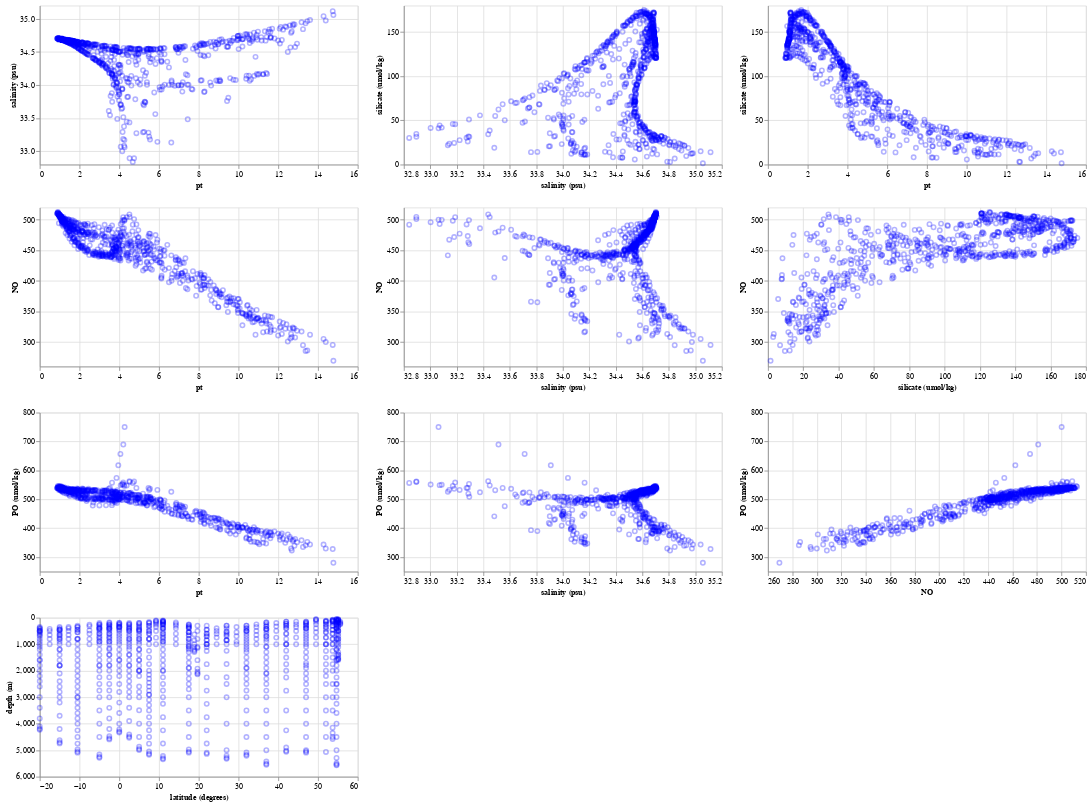

Write notebook code for a chart like this one.
### Markdown cell above
Read in the data frame and rename the columns

### Code cell
import altair as alt

CHART_WIDTH=400
CHART_HEIGHT=200
FONTSIZE=10


#convenience functions to turn off default altair behaviour of including
# zero in the axis even if no points are at 0
def nozero_xaxis(field_name):
  return alt.X(field_name, scale=alt.Scale(zero=False))

def nozero_yaxis(field_name, domain=None):
  if (domain is None):
    return alt.Y(field_name, scale=alt.Scale(zero=False))
  else:
    return alt.Y(field_name, scale=alt.Scale(zero=False, domain=domain))

interval_selection = alt.selection_interval()
color = alt.condition(interval_selection, alt.value('blue'), alt.value('lightgray'))

tooltip_columns = (
    ['latitude (degrees)', 'longitude (degrees)', 'depth (m)'])

#base chart for displaying the observed points
basechart = alt.Chart(gp15_dataset).mark_point(opacity=0.3).encode(
  color=color,
  tooltip=tooltip_columns
).properties(width=CHART_WIDTH,
             height=CHART_HEIGHT
).add_selection(interval_selection)


def create_scatter(xaxis, yaxis):
  return basechart.encode(nozero_xaxis(xaxis), nozero_yaxis(yaxis))
  #return archetype_basechart.encode(nozero_xaxis(xaxis), nozero_yaxis(yaxis))


#compose the whole layout
alt.vconcat(
(create_scatter('pt','salinity (psu)')
| create_scatter('salinity (psu)', 'silicate (umol/kg)')
| create_scatter('pt','silicate (umol/kg)')),

(create_scatter('pt','NO')
| create_scatter('salinity (psu)', 'NO')
| create_scatter('silicate (umol/kg)','NO')),
 
(create_scatter('pt','PO (umol/kg)')
| create_scatter('salinity (psu)', 'PO (umol/kg)')
| create_scatter('NO', 'PO (umol/kg)')),

(basechart.encode(nozero_xaxis('latitude (degrees)'),
                  nozero_yaxis('depth (m)', domain=(6000, 0))))

).configure_axis(labelFontSize=FONTSIZE,
                 titleFontSize=FONTSIZE)#.properties(padding=0, spacing=0)
# the padding/spacing doesn't propagate to subcharts propertly

### Figure 1 — Vega-Lite specification as saved in the notebook (floating-point values rounded to 4 significant figures; data arrays with more than 128 entries replaced by an {"elided": "..."} marker saying what was removed)
{"config": {"view": {"continuousWidth": 400, "continuousHeight": 300}, "axis": {"labelFontSize": 10, "titleFontSize": 10}}, "vconcat": [{"hconcat": [{"mark": {"type": "point", "opacity": 0.3}, "encoding": {"color": {"condition": {"value": "blue", "selection": "selector008"}, "value": "lightgray"}, "tooltip": [{"type": "quantitative", "field": "latitude (degrees)"}, {"type": "quantitative", "field": "longitude (degrees)"}, {"type": "quantitative", "field": "depth (m)"}], "x": {"type": "quantitative", "field": "pt", "scale": {"zero": false}}, "y": {"type": "quantitative", "field": "salinity (psu)", "scale": {"zero": false}}}, "height": 200, "selection": {"selector008": {"type": "interval"}}, "width": 400}, {"mark": {"type": "point", "opacity": 0.3}, "encoding": {"color": {"condition": {"value": "blue", "selection": "selector008"}, "value": "lightgray"}, "tooltip": [{"type": "quantitative", "field": "latitude (degrees)"}, {"type": "quantitative", "field": "longitude (degrees)"}, {"type": "quantitative", "field": "depth (m)"}], "x": {"type": "quantitative", "field": "salinity (psu)", "scale": {"zero": false}}, "y": {"type": "quantitative", "field": "silicate (umol/kg)", "scale": {"zero": false}}}, "height": 200, "selection": {"selector008": {"type": "interval"}}, "width": 400}, {"mark": {"type": "point", "opacity": 0.3}, "encoding": {"color": {"condition": {"value": "blue", "selection": "selector008"}, "value": "lightgray"}, "tooltip": [{"type": "quantitative", "field": "latitude (degrees)"}, {"type": "quantitative", "field": "longitude (degrees)"}, {"type": "quantitative", "field": "depth (m)"}], "x": {"type": "quantitative", "field": "pt", "scale": {"zero": false}}, "y": {"type": "quantitative", "field": "silicate (umol/kg)", "scale": {"zero": false}}}, "height": 200, "selection": {"selector008": {"type": "interval"}}, "width": 400}]}, {"hconcat": [{"mark": {"type": "point", "opacity": 0.3}, "encoding": {"color": {"condition": {"value": "blue", "selection": "selector008"}, "value": "lightgray"}, "tooltip": [{"type": "quantitative", "field": "latitude (degrees)"}, {"type": "quantitative", "field": "longitude (degrees)"}, {"type": "quantitative", "field": "depth (m)"}], "x": {"type": "quantitative", "field": "pt", "scale": {"zero": false}}, "y": {"type": "quantitative", "field": "NO", "scale": {"zero": false}}}, "height": 200, "selection": {"selector008": {"type": "interval"}}, "width": 400}, {"mark": {"type": "point", "opacity": 0.3}, "encoding": {"color": {"condition": {"value": "blue", "selection": "selector008"}, "value": "lightgray"}, "tooltip": [{"type": "quantitative", "field": "latitude (degrees)"}, {"type": "quantitative", "field": "longitude (degrees)"}, {"type": "quantitative", "field": "depth (m)"}], "x": {"type": "quantitative", "field": "salinity (psu)", "scale": {"zero": false}}, "y": {"type": "quantitative", "field": "NO", "scale": {"zero": false}}}, "height": 200, "selection": {"selector008": {"type": "interval"}}, "width": 400}, {"mark": {"type": "point", "opacity": 0.3}, "encoding": {"color": {"condition": {"value": "blue", "selection": "selector008"}, "value": "lightgray"}, "tooltip": [{"type": "quantitative", "field": "latitude (degrees)"}, {"type": "quantitative", "field": "longitude (degrees)"}, {"type": "quantitative", "field": "depth (m)"}], "x": {"type": "quantitative", "field": "silicate (umol/kg)", "scale": {"zero": false}}, "y": {"type": "quantitative", "field": "NO", "scale": {"zero": false}}}, "height": 200, "selection": {"selector008": {"type": "interval"}}, "width": 400}]}, {"hconcat": [{"mark": {"type": "point", "opacity": 0.3}, "encoding": {"color": {"condition": {"value": "blue", "selection": "selector008"}, "value": "lightgray"}, "tooltip": [{"type": "quantitative", "field": "latitude (degrees)"}, {"type": "quantitative", "field": "longitude (degrees)"}, {"type": "quantitative", "field": "depth (m)"}], "x": {"type": "quantitative", "field": "pt", "scale": {"zero": false}}, "y": {"type": "quantitative", "field": "PO (umol/kg)", "scale": {"zero": false}}}, "height": 200, "selection": {"selector008": {"type": "interval"}}, "width": 400}, {"mark": {"type": "point", "opacity": 0.3}, "encoding": {"color": {"condition": {"value": "blue", "selection": "selector008"}, "value": "lightgray"}, "tooltip": [{"type": "quantitative", "field": "latitude (degrees)"}, {"type": "quantitative", "field": "longitude (degrees)"}, {"type": "quantitative", "field": "depth (m)"}], "x": {"type": "quantitative", "field": "salinity (psu)", "scale": {"zero": false}}, "y": {"type": "quantitative", "field": "PO (umol/kg)", "scale": {"zero": false}}}, "height": 200, "selection": {"selector008": {"type": "interval"}}, "width": 400}, {"mark": {"type": "point", "opacity": 0.3}, "encoding": {"color": {"condition": {"value": "blue", "selection": "selector008"}, "value": "lightgray"}, "tooltip": [{"type": "quantitative", "field": "latitude (degrees)"}, {"type": "quantitative", "field": "longitude (degrees)"}, {"type": "quantitative", "field": "depth (m)"}], "x": {"type": "quantitative", "field": "NO", "scale": {"zero": false}}, "y": {"type": "quantitative", "field": "PO (umol/kg)", "scale": {"zero": false}}}, "height": 200, "selection": {"selector008": {"type": "interval"}}, "width": 400}]}, {"mark": {"type": "point", "opacity": 0.3}, "encoding": {"color": {"condition": {"value": "blue", "selection": "selector008"}, "value": "lightgray"}, "tooltip": [{"type": "quantitative", "field": "latitude (degrees)"}, {"type": "quantitative", "field": "longitude (degrees)"}, {"type": "quantitative", "field": "depth (m)"}], "x": {"type": "quantitative", "field": "latitude (degrees)", "scale": {"zero": false}}, "y": {"type": "quantitative", "field": "depth (m)", "scale": {"domain": [6000, 0], "zero": false}}}, "height": 200, "selection": {"selector008": {"type": "interval"}}, "width": 400}], "data": {"name": "data-54641782d580e9b934486cb8bd3c77ba"}, "$schema": "https://vega.github.io/schema/vega-lite/v4.8.1.json", "datasets": {"data-54641782d580e9b934486cb8bd3c77ba": {"elided": "761 records"}}}
